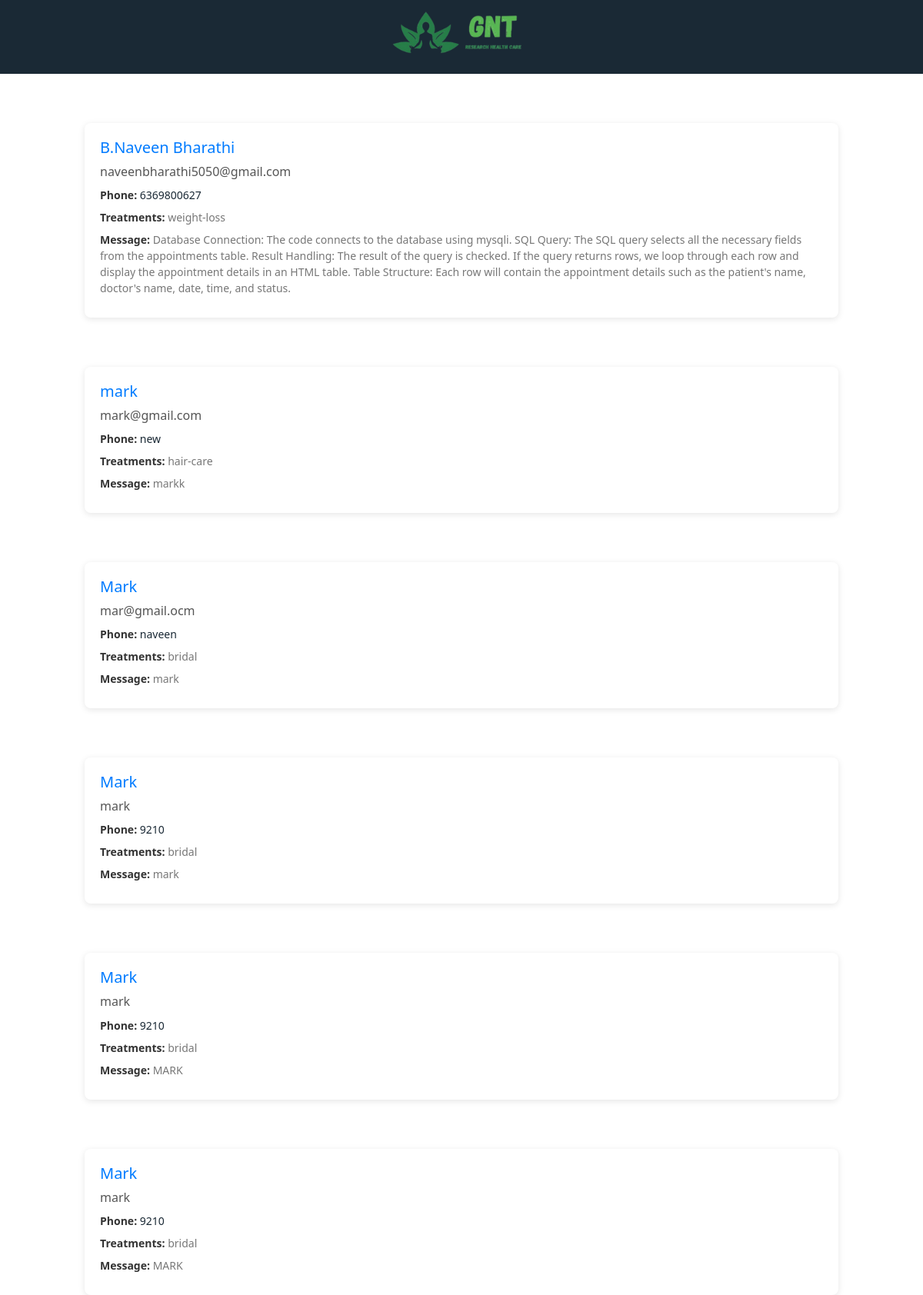
/web-admin/appointments.php, run on the app's committed database.
### tables this page shows
CREATE TABLE `appointments` (
  `id` int(11) NOT NULL,
  `full_name` varchar(255) NOT NULL,
  `email_address` varchar(255) NOT NULL,
  `phone_number` varchar(20) DEFAULT NULL,
  `service_category` varchar(1000) DEFAULT NULL,
  `message` text DEFAULT NULL,
  `created_at` timestamp NOT NULL DEFAULT current_timestamp()
);

### web-admin/appointments.php (the view, shortened to what this page needs)
<?php
include('../resources/conn.php');
?>
<!DOCTYPE html>
<html lang="en">
<head>
    <link rel="stylesheet" href="https://stackpath.bootstrapcdn.com/bootstrap/5.0.0-alpha1/css/bootstrap.min.css">
    <link rel="stylesheet" href="../assets/css/wp-admin/style.css">
</head>
<body>
    <?php include('./navbar.php') ?>
    <div class="appointments">
        <?php
        $query = "SELECT * from appointments ORDER BY created_at DESC";
        $result = $conn->query($query);
        if ($result->num_rows > 0) {
            while ($appointment_list = $result->fetch_assoc()) {
                echo  '<div class="appointments-list">';
                echo    '<div class="appointment-item">';
                echo        '<h2>' . $appointment_list['full_name'] . '</h2>';
                echo        '<h4>' . $appointment_list['email_address'] . '</h4>';
                echo '<p><strong>Phone:</strong> <a href="https://api.whatsapp.com/send?phone=' . $appointment_list['phone_number'] . '" target="_blank"> ' . $appointment_list['phone_number'] . '</a></p>';
                echo        '<p><strong>Treatments:</strong> ' . $appointment_list['service_category'] . '</p>';
                echo        '<p><strong>Message:</strong> ' . $appointment_list['message'] . '</p>';
                echo    '</div>';
                echo  '</div>';
            }
        } else {
            echo "<p>No appointments found.</p>";
        }
        ?>
    </div>
</body>
</html>

### assets/css/wp-admin/style.css (style rules this page uses)
.appointments-list { display: flex; flex-wrap: wrap; gap: 10px; justify-content: space-around; max-width: 980px; margin: 0 auto; margin-top: 4rem; }
.appointments-list a { color: var(--text-color); }
.appointment-item { background-color: white; border-radius: 8px; box-shadow: 0 2px 8px rgba(0, 0, 0, 0.1); padding: 20px; width: 100%; transition: transform 0.3s ease; }
.appointment-item h2 { font-size: 20px; color: #007BFF; margin-bottom: 10px; }
.appointment-item h4 { font-size: 16px; color: #555; margin-bottom: 10px; }
.appointment-item p { font-size: 14px; color: #777; margin-bottom: 8px; }
.appointment-item strong { color: #333; }

### assets/css/resources/resource.css (style rules this page uses)
:root { --primary-color: #4EAE4A; --background-color: #0b2231; --secondary-color: #FF8B00; --text-color: #1a2935; --bglight-color: rgba(77, 174, 74, 0.3); --dark-bglight-color: #02263d5c; --white:#fff; --white-text:#acacac; }
*, *::before, *::after { box-sizing: border-box; }
* { margin: 0; padding: 0; outline: none ; }
body { line-height: 1.5; -webkit-font-smoothing: antialiased; }
p, h1, h2, h3, h4, h5, h6 { overflow-wrap: break-word; }
p { text-wrap: pretty; }
h1, h2, h3, h4, h5, h6 { text-wrap: balance; }
a,a:focus,a:hover { text-decoration: none; color: var(--white-text); }

### data on the page
appointments: full_name "B.Naveen Bharathi", email_address "naveenbharathi5050@gmail.com", phone_number "6369800627", service_category "weight-loss", message "Database Connection: The code connects to the database using mysqli. SQL Query: The SQL query selects all the necessary fields from the appointments table. Result Handling: The result of the query is checked. If the query returns rows, we loop through each row and display the appointment details in an HTML table. Table Structure: Each row will contain the appointment details such as the patient's name, doctor's name, date, time, and status."
appointments: full_name "mark", email_address "mark@gmail.com", phone_number "new", service_category "hair-care", message "markk"
appointments: full_name "Mark", email_address "mar@gmail.ocm", phone_number "naveen", service_category "bridal", message "mark"
appointments: full_name "Mark", email_address "mark", phone_number "9210", service_category "bridal", message "mark"
appointments: full_name "Mark", email_address "mark", phone_number "9210", service_category "bridal", message "MARK"
appointments: full_name "Mark", email_address "mark", phone_number "9210", service_category "bridal", message "MARK"
